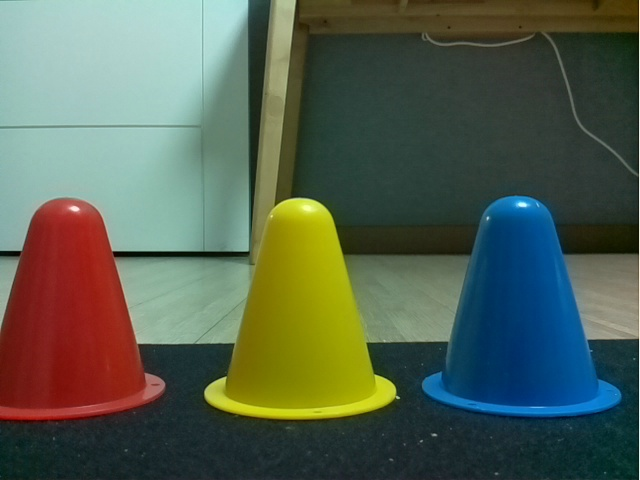
#> input picture agv_code/red_blue_Yellow.jpg, 640 x 480 px, given in place of testVideo.mp4, which was not available
$ python 5_ROI_contours_detail.py
#> lines starting #> are read from the running program, lines starting #| are printed output that depends on the picture; after the words box and inside, x2 and y2 are one past the last pixel; in counts of white or black regions, pixels touching at a corner belong together; pictures that were not available may be replaced by others from this repository, and a replacement may not be noted
import cv2
import numpy as np

def find_contours_in_white(image):
    gray_image = cv2.cvtColor(image, cv2.COLOR_BGR2GRAY)
    _, binary_image = cv2.threshold(gray_image, 200, 255, cv2.THRESH_BINARY)
    contours, _ = cv2.findContours(binary_image, cv2.RETR_EXTERNAL, cv2.CHAIN_APPROX_SIMPLE)

    cv2.drawContours(image, contours, -1, (0, 255, 0), 2)

    return image

# 비디오 캡처 객체 생성
cap = cv2.VideoCapture('testVideo.mp4')

while True:
    ret, frame = cap.read()
#> frame is the input picture: shape (480, 640, 3); mean B, G, R 80.6, 96.8, 84.4
    if not ret:
        break

    # 2. 양쪽 사이드를 제외한 중앙의 1/3 부분 추출
    height, width, _ = frame.shape
#> height = 480; width = 640
    roi_height = int(height / 3)
#> roi_height = 160
    roi_width = int(width / 3)
#> roi_width = 213
    roi = frame[2 * roi_height:height, roi_width:(width - roi_width)]
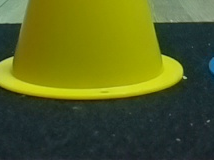
#> roi: shape (160, 214, 3); mean B, G, R 33.2, 96.4, 87.1

    # 흰색 영역의 윤곽선을 찾아 이미지에 표시
    result_frame = find_contours_in_white(roi)
#> in find_contours_in_white, `gray_image = cv2.cvtColor(image, cv2.COLOR_BGR2GRAY)`:
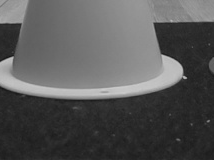
#> gray_image: shape (160, 214); min 22, max 204, mean 86.4
#> in find_contours_in_white, `_, binary_image = cv2.threshold(gray_image, 200, 255, cv2.THRESH_BINARY)`:
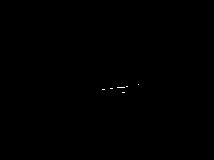
#> binary_image: shape (160, 214); 0.06% white in thin lines or dots, all inside (x1, y1, x2, y2) = (102, 84, 139, 93)
#> in find_contours_in_white, `contours, _ = cv2.findContours(binary_image, cv2.RETR_EXTERNAL, cv2.CH..`: contours = 6 contours, all with area under 20
#> in find_contours_in_white, `cv2.drawContours(image, contours, -1, (0, 255, 0), 2)`:
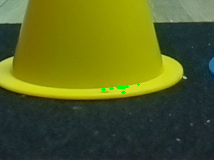
#> image: shape (160, 214, 3); 0.21% of pixels changed, all inside (x1, y1, x2, y2) = (101, 83, 140, 94)

    # 전체 이미지에 결과 적용
    frame[2 * roi_height:height, roi_width:(width - roi_width)] = result_frame[:, :]
#> frame: shape (480, 640, 3); 0.02% of pixels changed, all inside (x1, y1, x2, y2) = (314, 403, 353, 414)

    cv2.imshow('Contours in White', frame)

    if cv2.waitKey(1) & 0xFF == ord('q'):
#> (key q is pressed here)
        break

cap.release()
cv2.destroyAllWindows()

$ run again, on agv_code/red_path.jpg
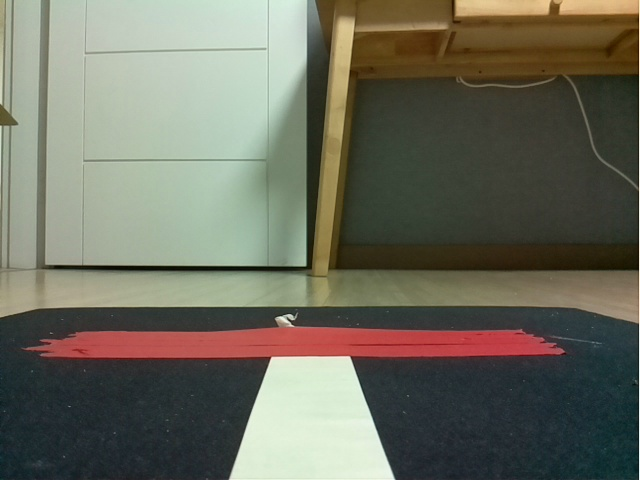
#> input picture agv_code/red_path.jpg, 640 x 480 px, given in place of testVideo.mp4, which was not available
#> frame is the input picture: shape (480, 640, 3); mean B, G, R 93.7, 108.2, 108.2
#> in find_contours_in_white, `_, binary_image = cv2.threshold(gray_image, 200, 255, cv2.THRESH_BINARY)`:
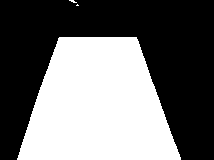
#> binary_image: shape (160, 214); 43.8% white; 3 white regions (2 under 20 px)
#> contours = 3 contours, 2 with area under 20; largest, box (x1, y1, x2, y2) and area: (17, 37, 181, 160) 14728
#> image: shape (160, 214, 3); mean B, G, R 120.4, 141.2, 141.1
#> `frame[2 * roi_height:height, roi_width:(width - roi_width)] = result_f..`:
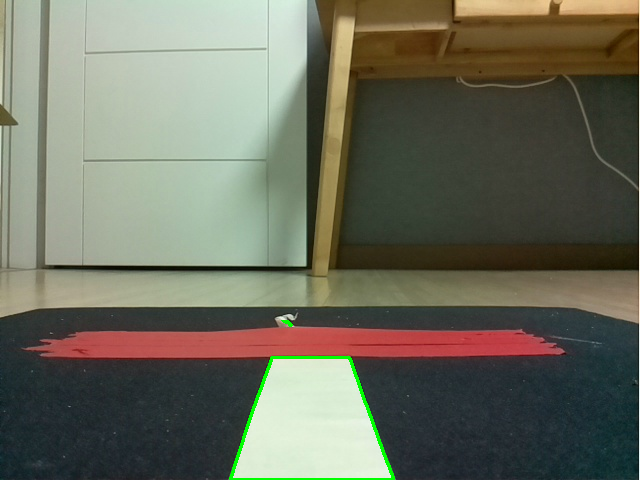
#> frame: shape (480, 640, 3); 0.49% of pixels changed, all inside (x1, y1, x2, y2) = (229, 320, 395, 480)
